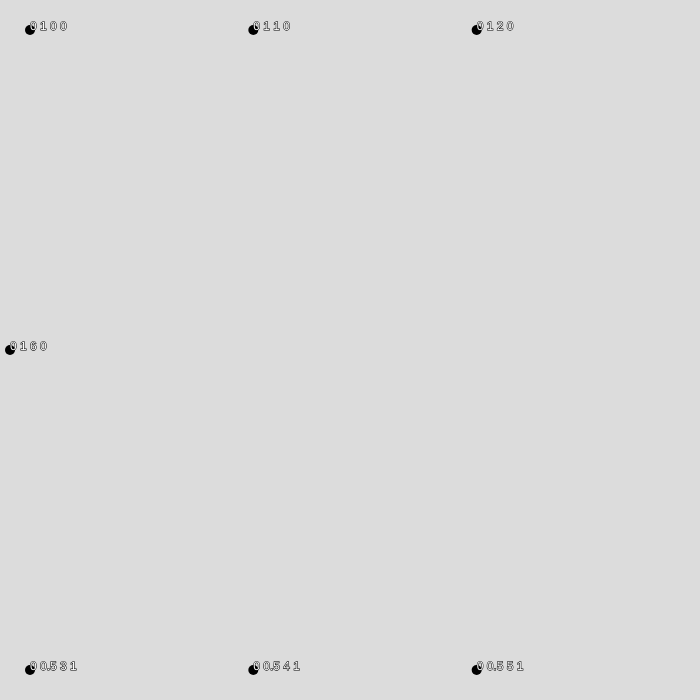
Frame 1 (no input)
Frame 60 (no input): identical to frame 1, image omitted
Frame 120 (the mouse pressed at the canvas centre since frame 60): identical to frame 1, image omitted

The p5.js sketch that drew this single still picture (run headless with seeded random() and noise() and a simulated clock; from frame 60 on, the mouse is pressed at the canvas centre):

// p5.js sketch
// ── sketch.js
let t;
let connections = [];
let noInputs = 3;
let noOutputs = 3;

function setup() {
  createCanvas(700, 700);
  t = new genome(noInputs, noOutputs);
  /*for (let i = 0; i < noInputs * noOutputs; i++) {
    connections[i] = new connectionGene(t.nodes[i % noInputs], t.nodes[noInputs + floor(i / noInputs)], random(-1, 1), true, i);
    if(random()>0) connections[i].enabled=false;
  }*/
  t.connections = connections;
  //t.addConnectionMutation();
  //console.log(t.connections[0].fromNode, t.connections[0].toNode);
}

function keyPressed() {
  //console.log("A");
  if (keyCode == LEFT_ARROW) t.addConnectionMutation();
  else if (keyCode == RIGHT_ARROW) t.addNodeMutation();
}

function mousePressed() {

  for(let c of t.connections) if(c.enabled) console.log(c.fromNode.number,c.toNode.number);
  //for(let n of t.nodesInOrder) console.log(n.number,n.layer,n.input,n.output);
  //t.addNode(con);
  //t.addConnectionMutation();
}

function draw() {
  background(220);
  t.feedForward([1, 1, 1, 1]);
  //t.connections[0].mutate();
  t.show();
  //noLoop();
}
// ── connectionGene.js
class connectionGene {
  constructor(fromNode, toNode, weight, enabled, innovationNumber) {
    this.fromNode = fromNode;
    this.toNode = toNode;
    this.weight = weight;
    this.enabled = enabled;
    this.innovationNumber = innovationNumber;
  }

  mutate(){
    let r  = random(-1,1);
    this.weight=r;
  }
  
  debug() {
    console.log(this.fromNode + " " + this.toNode + " " + this.weight + " " + this.enabled + " " + this.innovationNumber);
  }
  
  //we need the fromNode and toNode parameters because the nodes will be copies
  copy(fromNode,toNode){
    let c = new connectionGene(fromNode,toNode,this.weight,this.enabled,this.innovationNumber);
    return c;
  }
}
// ── genome.js
class genome {
  constructor(noInputs, noOutputs) {
    this.connections = []; // [connectionGene]
    this.nodes = []; // [nodeGene]
    this.noInputs = noInputs; // no of input nodes
    this.noOutputs = noOutputs; // no of output nodes
    this.currNodeIndex = 0; // the curent number of nodes
    this.nodesInOrder = []; // used to activate neurons in the right order
    this.biasNodeIndex = -1; //bias neuron
    this.noLayers = 2; // number of layers

    //create input neurons
    for (let i = 0; i < noInputs; i++) {
      this.nodes[i] = new nodeGene(this.incCurrNodeIndex());
      this.nodes[i].pos = createVector(30 + (width - 30) / noInputs * i, 30);
      this.nodes[i].layer = 0;
    }

    //create output neurons
    for (let i = 0; i < noOutputs; i++) {
      this.nodes[noInputs + i] = new nodeGene(this.incCurrNodeIndex());
      this.nodes[noInputs + i].pos = createVector(30 + (width - 30) / noOutputs * i, height - 30);
      this.nodes[noInputs + i].layer = 1;
    }

    this.biasNodeIndex = this.incCurrNodeIndex();
    this.nodes[this.biasNodeIndex] = new nodeGene(this.biasNodeIndex);
    this.nodes[this.biasNodeIndex].layer = 0;
    this.nodes[this.biasNodeIndex].pos = createVector(10, height / 2);

    // connect them together
    this.connectNodes();
    //console.log(this.nodes);
  }

  // produces output of the network, given inputs
  feedForward(inputs) {

    this.connectNodes();

    for (let i of this.nodes) {
      i.input = 0;
      i.output = 0;
    }

   // console.log()
   // console.log(this.connections[0].fromNode.input, this.connections[0].fromNode.output, this.connections[0].toNode.input, this.connections[0].toNode.output);


    for (let i = 0; i < this.noInputs; i++) {
      this.nodes[i].input = inputs[i];
    }
   // console.log("CLEARED?", this.connections[0].toNode.input);
    this.nodes[this.biasNodeIndex].input = 1;

    this.orderNodes();

    for (let i = 0; i < this.nodesInOrder.length; i++) {
      this.nodesInOrder[i].activate();
    }
   // console.log("FROM", this.connections[0].fromNode.input, this.connections[0].fromNode.output, "TO", this.connections[0].toNode.input, this.connections[0].toNode.output);

    for (let i of this.nodes) i.input = 0;

  }

  // orders nodes according to when they will be activated
  orderNodes() {
    this.nodesInOrder=[];
    for (let i = 0; i < this.noLayers; i++) {
      for (let n of this.nodes)
        if (n.layer == i) this.nodesInOrder.push(n);
    }
  }

  //muation to add a new connection
  addConnectionMutation() {
    this.connectNodes();
    let noTries = 1;
    let fromNode = random(this.nodes);
    let toNode = random(this.nodes);
    //console.log(fromNode.connections);
    // console.log(toNode.connections);
    let p = this.canConnect(fromNode, toNode);
    while (noTries < 100 && (!this.canConnect(fromNode, toNode) || toNode.number == this.biasNodeIndex)) {
      fromNode = random(this.nodes);
      toNode = random(this.nodes);
      noTries++;
    }
    if (noTries == 100) return;
    if (fromNode.layer > toNode.layer) {
      let temp = fromNode;
      fromNode = toNode;
      toNode = temp;
    }
    let newConnection = new connectionGene(fromNode, toNode, random(-1,1), true, 0) // TODO : from, to, Innovation number
    if (fromNode.layer > toNode.layer) console.log("OOF");
    this.connections.push(newConnection);
  }

  //mutation to add a new node
  addNodeMutation() {
    if (this.connections == []) return;
    let con = random(this.connections);
    let noTries = 1;
    while (noTries < 100 && (!con.enabled||con.fromNode.number==this.biasNodeIndex)) {
      noTries++;
      con = random(this.connections);
    }
    if (noTries == 100) return;
    this.addNode(con);
  }

  //adds a new node on a connection
  addNode(connection) {
    this.connectNodes();
    //console.log("FROM NODE",connection.fromNode.number,"LAYER", connection.fromNode.layer,"TO NODE", connection.toNode.number,"LAYER", connection.toNode.layer);
    let newNode = new nodeGene(this.incCurrNodeIndex());
    newNode.pos.x = (connection.fromNode.pos.x + connection.toNode.pos.x) / 2;
    newNode.pos.y = (connection.fromNode.pos.y + connection.toNode.pos.y) / 2;
    newNode.layer = connection.fromNode.layer + 1;
    if (newNode.layer == connection.toNode.layer) {
      for (let i = 0; i < newNode.number; i++)
        if (this.nodes[i].layer >= newNode.layer) this.nodes[i].layer++;
      this.noLayers++;
    }
    let newCon1 = new connectionGene(connection.fromNode, newNode, 1, true, 0);
    let newCon2 = new connectionGene(newNode, connection.toNode, connection.weight, true, 0);
    let biasConnection = new connectionGene(this.nodes[this.biasNodeIndex],newNode,0,true);
    this.connections.push(newCon1);
    this.connections.push(newCon2);
    this.connections.push(biasConnection);
    this.nodes.push(newNode);
    connection.enabled = false;
  }

  //connects the nodes according to the connections
  connectNodes() {
    for (let n of this.nodes) n.connections = [];
    for (let c of this.connections) c.fromNode.connections.push(c);
  }

  //shows this genome
  show() {
    push();
    for (let c of this.connections) {
      //if(c.weight==undefined) console.log(c);
      if (!c.enabled) continue;
      strokeWeight(1 + abs(c.weight) * 2);
      if (c.weight == 0) stroke(128);
      else if (c.weight > 0) stroke(0, 255, 0);
      else stroke(255, 0, 0);
      line(c.fromNode.pos.x, c.fromNode.pos.y, c.toNode.pos.x, c.toNode.pos.y);
    }
    strokeWeight(10);
    stroke(0);
    for (let n of this.nodes) {
      point(n.pos.x, n.pos.y);
      fill(255);
      strokeWeight(1);
      text(n.input + " " + n.output + " " + n.number + " " + n.layer, n.pos.x, n.pos.y);
      strokeWeight(10);
    }
    pop();
  }

  //auxiliary function
  incCurrNodeIndex() {
    this.currNodeIndex++;
    return this.currNodeIndex - 1;
  }

  // checks if from and to cannot be connected for some reason
  canConnect(from, to) {
    //console.log(from,to);
    if (from.layer == to.layer) return false;
    for (let x of from.connections)
      if (x.toNode.number == to.number) return false;
    for (let x of to.connections)
      if (x.toNode.number == from.number) return false;
    return true;
  }

  fullyConnected() {
    for (let from of this.nodes) {}
  }

}
// ── nodeGene.js
class nodeGene {
  constructor(nodeNo) {
    this.number = nodeNo;
    this.input = 0;
    this.output = 0;
    this.connections = []; // [connectionGene]
    this.layer = 0;
    this.pos = createVector();
  }

  copy(){
    let c = new nodeGene(this.number);
    c.layer=this.layer;
    return c;
  }
  
  activate() {
    //console.log(this.connections);
    //if (this.connections.length > 0) console.log("INPUT:", this.number, this.input, this.output,"OUTPUT",this.connections[0].toNode.number);
    this.output = this.input;
    if(this.layer>0) this.output=this.sigmoidActivation(this.output);
    for (let c of this.connections)
      if (c.enabled) {
       // console.log("BEFORE:", c.toNode.input, "AFTER", c.toNode.input + this.output * c.weight);
        c.toNode.input += this.output * c.weight;
      }
  }

  sigmoidActivation(x) {
    return 1 / (1 + exp(-x));
  }

  stepActivation(x) {
    if (x < 0) return 0;
    return 1;
  }
}
// ── population.js
class population{
  constructor(noIndividuals){
    this.innovationHistory=[];
  }
}
